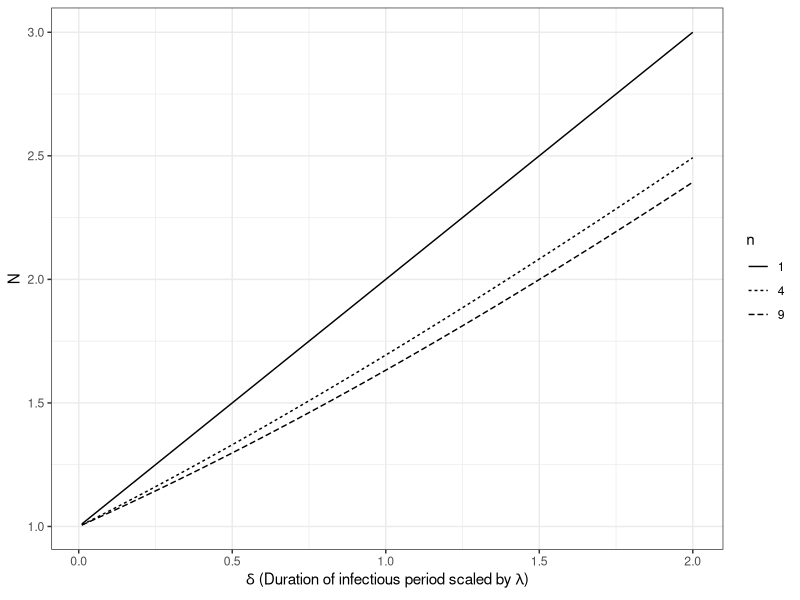

This chart was generated by the following R code:
library(ggplot2); theme_set(theme_bw())
library(reshape2)

delta <- seq(0.01, 2, 0.01)
## generalized exponential
exp_X <- function(delta, n){
    (delta/n + 1)^n
}

N <- function(delta, n){
    delta * exp_X(delta, n)/(exp_X(delta, n) - 1)
}

df <- sapply(c(1, 4, 9), function(n) N(delta, n))
df <- as.data.frame(cbind(delta= delta, df))

mL <- melt(df, id.vars = "delta")

ggplot(mL, aes(delta, value)) +
    geom_line(aes(lty = variable)) +
    xlab(bquote(paste(delta, " (Duration of infectious period scaled by ", lambda, ")"))) +
    ylab("N") +
    scale_linetype_discrete(
        name = "n"
        , label = c("1", "4", "9")
    )
